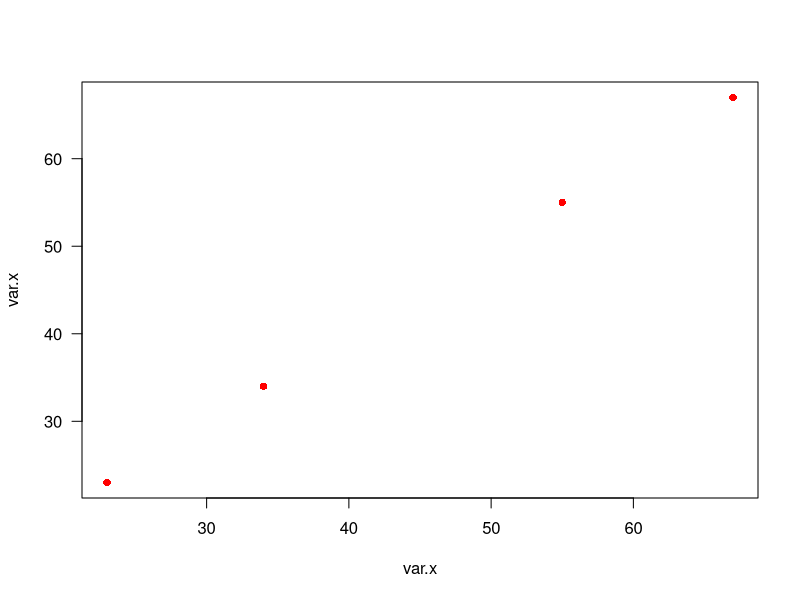
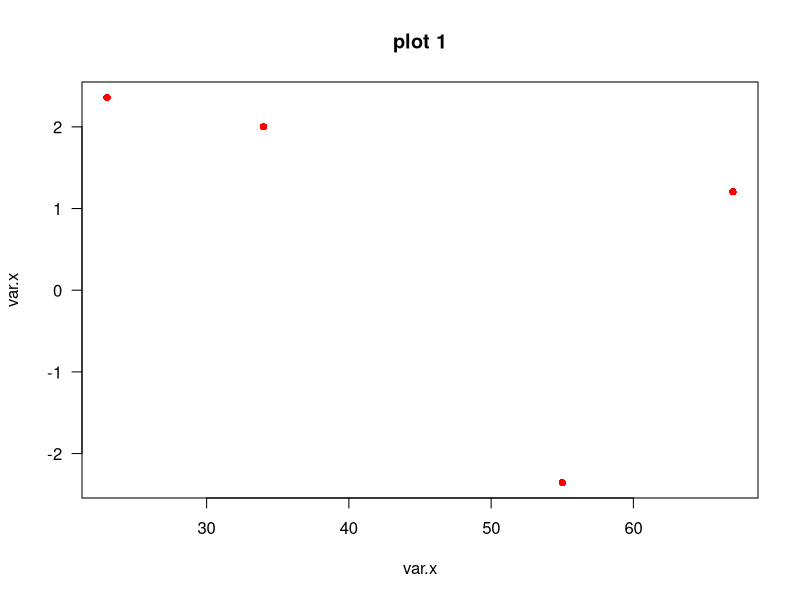
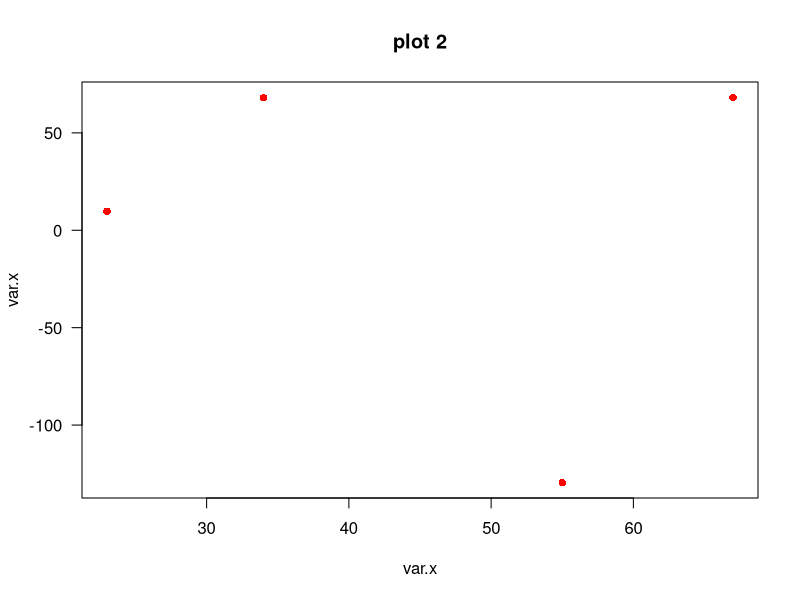

Write the R code that produced these figures, in order. (Note: this script raises an error after producing the figures.)

#
# various coding tips and tricks
#  
# some random data generation
d <- cbind.data.frame(group = c("A","A","C","Z"), size = c(55,34,23,67), 
                      weight = rnorm(4, 1,4))
str(d) # check the structure

# let's add a column for results
d$results <- NA
# how many unique groups are there?
group.number <- unique(d$group)
## [1] A C Z
# vector to store results, no entry for each row
store.result <- rep(NA, nrow(d))

# let's make a loop to go through all the rows
# assigned different calculations depening in the group
# pretty random actions, how I like it.
for(i in 1:nrow(d)){
  # assigned a number to i (between 1 and nrow(d) ) is handy to work with a
  # single row. You take control of the 'loop'
  # i <- 1

  # let's check what group we are dealing with in row 'i'
  d$group[i]
  
  
  # if statement. Returns TRUE or FALSE. If TRUE it will run the code between {}
  # in case of A
  if(d$group[i] == "A"){
    d$results[i] <- store.result[i] <- d$size[i] * d$weight[i]
  }
  
  # in case of C
  if(d$group[i] == "C"){
    d$results[i] <- store.result[i] <- d$size[i] / d$weight[i]
  }
  
  # in case of Z
  if(d$group[i] == "Z"){
    d$results[i] <- store.result[i] <- d$size[i] + d$weight[i]
  }
}

# soem code to add an extra column and variable
#d$more.data <- rnorm(nrow(d), 4, 3)


# code to make plots and store as pdf through a loop
# also store output of a statsical model in an object

columns.compare <- c(2,3,4,5) # columns to be compared 2 against 3, 2 -4, 2-5 
store.t <- rep(NA, length(columns.compare)-1)

country.names <- c("plot 1","plot 2","plot 3", "plot 4") # made this up.

# the usual, loop through number of comparisons (length(columns.compare)-1)
for(i in 1: length(columns.compare)-1 ){
  
  #i <- 1
  # regression
  model.t <- lm(d[,columns.compare[1]] ~ d[, columns.compare[i + 1] ])
  # store the model coefficent, this case the first one (= intercept)
  store.t[i] <- model.t$coefficients[1]
  # make a figure of two variables and save it as pdf
  pdf(paste(country.names[i], ".pdf", sep = ""))
  plot( d[,columns.compare[1]], d[, columns.compare[i + 1] ],las = 1, 
        xlab = "var.x", ylab = "var.x", col = "red", pch = 16,
        main = country.names[i])
  dev.off() # don't forget this...
 
}


# ---- regular expression
# substring : to get a specific set of characters (start, end) from a 
# char string.

# string of characters
t <- c("This is pretty awesome")
# get characters from position 1 to 6
substr(t, 1, 6)



